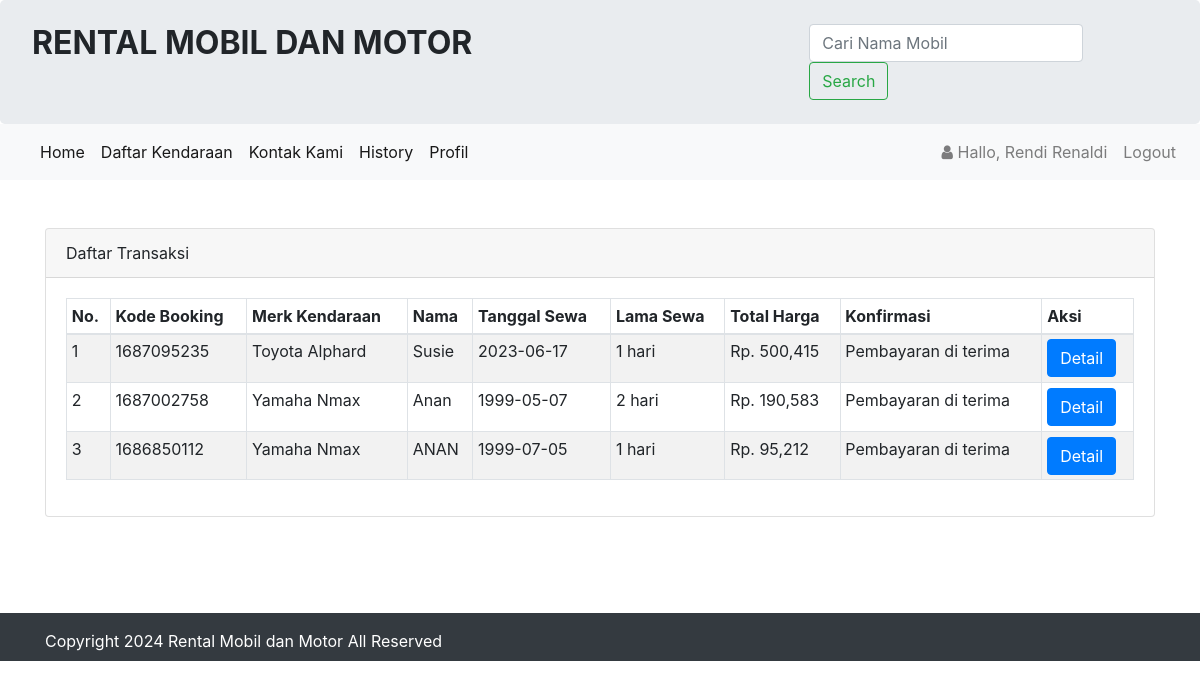
Screenshot of /history.php (signed in) with the database file from the repository.
### tables this page shows
CREATE TABLE `infoweb` (
  `id` int(11) NOT NULL,
  `nama_rental` varchar(255) DEFAULT NULL,
  `telp` varchar(15) DEFAULT NULL,
  `alamat` text DEFAULT NULL,
  `email` varchar(255) DEFAULT NULL,
  `no_rek` text DEFAULT NULL,
  `updated_at` timestamp NOT NULL DEFAULT current_timestamp()
);

CREATE TABLE `booking` (
  `id_booking` int(11) NOT NULL,
  `kode_booking` varchar(255) NOT NULL,
  `id_login` int(11) NOT NULL,
  `id_mobil` int(11) NOT NULL,
  `ktp` varchar(255) NOT NULL,
  `nama` varchar(255) NOT NULL,
  `alamat` varchar(255) NOT NULL,
  `no_tlp` varchar(15) NOT NULL,
  `tanggal` varchar(255) NOT NULL,
  `lama_sewa` int(11) NOT NULL,
  `total_harga` int(11) NOT NULL,
  `konfirmasi_pembayaran` varchar(255) NOT NULL,
  `tgl_input` varchar(255) NOT NULL
);

CREATE TABLE `mobil` (
  `id_mobil` int(11) NOT NULL,
  `no_plat` varchar(255) NOT NULL,
  `merk` varchar(255) NOT NULL,
  `harga` int(255) NOT NULL,
  `deskripsi` varchar(255) NOT NULL,
  `status` varchar(255) NOT NULL,
  `gambar` text NOT NULL
);

### koneksi/koneksi.php (called while the page is built, shortened)
<?php
    $user = 'root';
    $pass = '325486r1@';
    $koneksi = new PDO("mysql:host=localhost;dbname=rental_mobil", $user, $pass);
    $url = "http://localhost/rental/";
    $sql_web = "SELECT * FROM infoweb WHERE id = 1";
    $row_web = $koneksi->prepare($sql_web);
    $row_web->execute();
    $info_web = $row_web->fetch(PDO::FETCH_OBJ);
?>

### history.php (the view, shortened to what this page needs)
<?php
    require 'koneksi/koneksi.php';
    include 'header.php';
    $hasil = $koneksi->query("SELECT mobil.merk, booking.* FROM booking JOIN mobil ON
    booking.id_mobil=mobil.id_mobil ORDER BY id_booking DESC")->fetchAll();
?>
<br>
<br>
<div class="container">
<div class="row">
    <div class="col-sm-12">
         <div class="card">
            <div class="card-header">
                Daftar Transaksi
            </div>
            <div class="card-body">
                <table class="table table-striped table-bordered table-sm">
                    <thead>
                        <tr>
                            <th>No. </th>
                            <th>Kode Booking</th>
                            <th>Merk Kendaraan</th>
                            <th>Nama </th>
                            <th>Tanggal Sewa </th>
                            <th>Lama Sewa </th>
                            <th>Total Harga</th>
                            <th>Konfirmasi</th>
                            <th>Aksi</th>
                        </tr>
                    </thead>
                    <tbody>
                        <?php  $no=1; foreach($hasil as $isi){?>
                        <tr>
                            <td><?php echo $no;?></td>
                            <td><?= $isi['kode_booking'];?></td>
                            <td><?= $isi['merk'];?></td>
                            <td><?= $isi['nama'];?></td>
                            <td><?= $isi['tanggal'];?></td>
                            <td><?= $isi['lama_sewa'];?> hari</td>
                            <td>Rp. <?= number_format($isi['total_harga']);?></td>
                            <td><?= $isi['konfirmasi_pembayaran'];?></td>
                            <td>
                                <a class="btn btn-primary" href="bayar.php?id=<?= $isi['kode_booking'];?>"
                                role="button">Detail</a>
                            </td>
                        </tr>
                        <?php $no++;}?>
                    </tbody>
                </table>
           </div>
         </div>
    </div>
</div>
</div>
<br>
<br>
<br>
<?php include 'footer.php';?>

### header.php (shortened to what this page needs)
<!doctype html>
<html lang="en">
  <head>
    <link rel="stylesheet" href="assets/css/bootstrap.css" >
    <link rel="stylesheet" href="assets/css/font-awesome.css" >
  </head>
  <body>
    <div class="jumbotron pt-4 pb-4">
        <div class="row">
            <div class="col-sm-8">
                <h2><b style="text-transform:uppercase;"><?= $info_web->nama_rental;?> </b></h2>
            </div>
            <div class="col-sm-4">
                <form class="form-inline" method="get" action="blog.php">
                    <input class="form-control mr-sm-2" type="search" name="cari" placeholder="Cari Nama Mobil" aria-label="Search">
                    <button class="btn btn-outline-success my-2 my-sm-0" type="submit">Search</button>
                </form>
            </div>
        </div>
    </div>
    <nav class="navbar navbar-expand-lg navbar-light bg-light">
        <div class="collapse navbar-collapse" id="navbarTogglerDemo01">
            <ul class="navbar-nav mr-auto mt-2 mt-lg-0">
                <li class="nav-item active">
                    <a class="nav-link" href="index.php">Home <span class="sr-only">(current)</span></a>
                </li>
                <li class="nav-item active">
                    <a class="nav-link" href="blog.php">Daftar Kendaraan</a>
                </li>
                <li class="nav-item active">
                    <a class="nav-link" href="kontak.php">Kontak Kami</a>
                </li>
            <?php if(!empty($_SESSION['USER'])){?>
                <li class="nav-item active">
                    <a class="nav-link" href="history.php">History</a>
                </li>
                <li class="nav-item active">
                    <a class="nav-link" href="profil.php">Profil</a>
                </li>
            <?php }?>
            </ul>
            <?php if(!empty($_SESSION['USER'])){?>
            <ul class="navbar-nav my-2 my-lg-0">
                <li class="nav-item">
                    <a class="nav-link" href="#">
                        <i class="fa fa-user"> </i> Hallo, <?php echo $_SESSION['USER']['nama_pengguna'];?>
                    </a>
                </li>
                <li class="nav-item">
                    <a class="nav-link" onclick="return confirm('Apakah anda ingin logout ?');" href="<?php echo $url;?>admin/logout.php">Logout</a>
                </li>
            </ul>
            <?php }?>
        </div>
    </nav>

### footer.php (shortened to what this page needs)
    <div class="footer mt-4 bg-dark text-white pt-3 pb-2">
      <div class="container">
        Copyright <?= date('Y');?> <?= $info_web->nama_rental;?> All Reserved
      </div>
    </div>
  </body>
</html>

### rows the page displays
infoweb: nama_rental "RENTAL MOBIL DAN MOTOR", nama_rental "Rental Mobil dan Motor"
booking: kode_booking "1687095235", id_mobil.merk "Toyota Alphard", nama "Susie", tanggal "2023-06-17", lama_sewa "1", total_harga "500,415", konfirmasi_pembayaran "Pembayaran di terima"
booking: kode_booking "1687002758", id_mobil.merk "Yamaha Nmax", nama "Anan", tanggal "1999-05-07", lama_sewa "2", total_harga "190,583", konfirmasi_pembayaran "Pembayaran di terima"
booking: kode_booking "1686850112", id_mobil.merk "Yamaha Nmax", nama "ANAN", tanggal "1999-07-05", lama_sewa "1", total_harga "95,212", konfirmasi_pembayaran "Pembayaran di terima"

### other values shown
$_SESSION['USER']['nama_pengguna'] "Rendi Renaldi"
